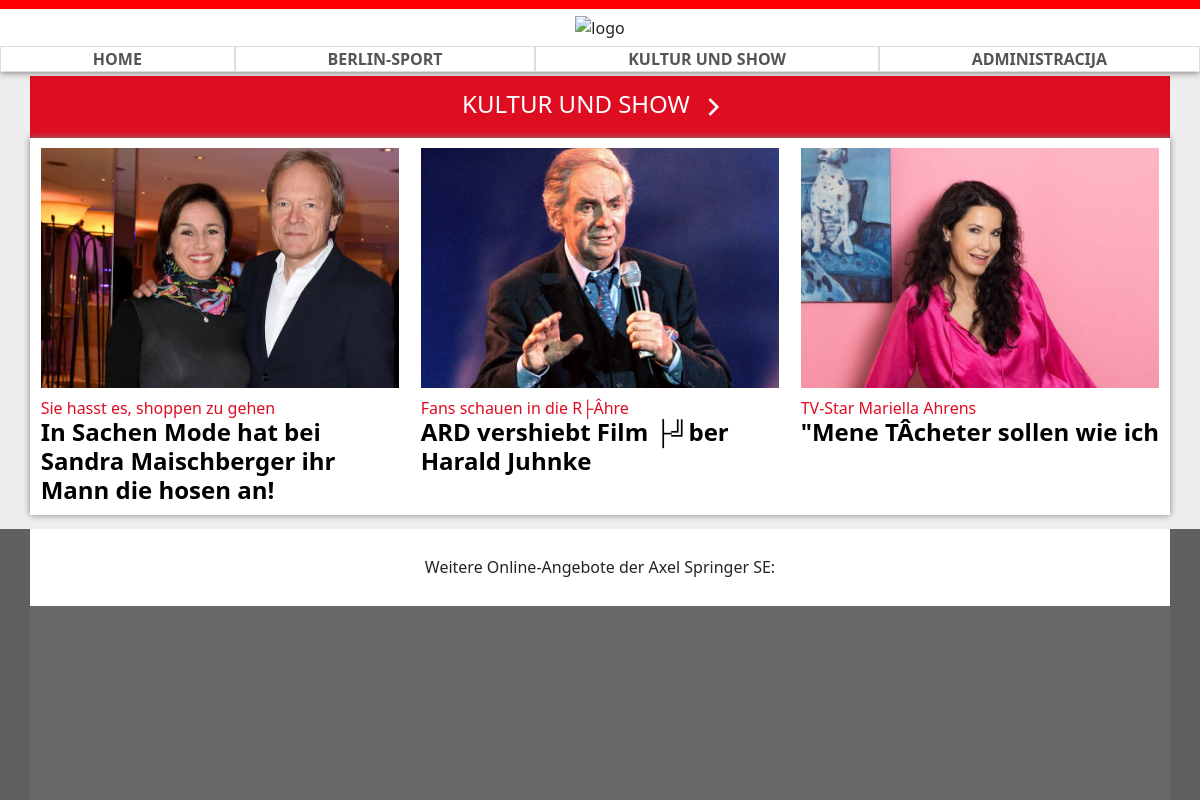
Screenshot of /index.php?category=2 with the database file from the repository.
### tables this page shows
CREATE TABLE `category` (
  `id` int(11) NOT NULL,
  `name` varchar(255) NOT NULL
);

CREATE TABLE `news` (
  `id` int(11) NOT NULL,
  `subtitle` varchar(255) NOT NULL,
  `title` varchar(255) NOT NULL,
  `content` mediumtext NOT NULL,
  `article_subtitle` text NOT NULL,
  `img` varchar(255) NOT NULL,
  `category_id` int(11) NOT NULL,
  `hidden` tinyint(1) NOT NULL,
  `creation_date` timestamp NOT NULL DEFAULT current_timestamp()
);

### index.php (the view, shortened to what this page needs)
<!DOCTYPE html>
<html lang="de">
<head>
    <link href="https://cdn.jsdelivr.net/npm/bootstrap@5.2.0-beta1/dist/css/bootstrap.min.css" rel="stylesheet">
    <link rel="stylesheet" href="style/index.css">
    <link rel="stylesheet" href="style/shared.css">
</head>
<body>
    <?php
    include_once "header.php";
    function section($row)
    {
        $name = str_replace(' ', '-', $row['name']);
        echo '<section id="' . $name . '" class="container g-0">';
        echo '<div class="container-fluid title">';
        $right_arrow = file_get_contents("img/right-arrow.svg");
        echo '<a href="index.php?category=' . $row['id'] . '">' . $row['name'] . $right_arrow . '</a>';
        echo '</div>';
        echo '<div class="container articles">';
        echo '<div class="row g-0">';
        $query = "SELECT id, title, subtitle, img FROM news WHERE category_id = ? AND hidden = false ORDER BY creation_date DESC";
        $stmt = $GLOBALS["dbc"]->prepare($query);
        $stmt->bind_param("i", $row['id']);
        $stmt->execute();
        $result = $stmt->get_result();
        $count = 0;
        while ($article_row = $result->fetch_assoc()) {
            article($article_row);
            $count++;
            if (isset($_GET["category"])) {
                if ($count % 3 == 0) {
                    echo '</div>';
                }
            }
        }
        echo '</div>';
        echo '</section>';
    }
    function article($row)
    {
        echo '<a href="article.php?id=' . $row['id']
            . '" class="article-link col-12 col-md-4">';
        echo '<article>';
        echo '<img src="img/' . $row['img'] . '" alt="img' . $row['id'] . '">';
        echo '<h6 class="subtitle">' . $row['subtitle'] . '</h6>';
        echo '<h4 class="title">' . $row['title'] . '</h4>';
        echo '</article>';
        echo '</a>';
    }
    $result = null;
    if (isset($_GET["category"])) {
        $query = "SELECT * FROM category WHERE id = ?;";
        $stmt = $GLOBALS["dbc"]->prepare($query);
        $stmt->bind_param("i", $_GET["category"]);
        $stmt->execute();
        $result = $stmt->get_result();
    } else {
        $query = "SELECT * FROM category;";
        $result = $dbc->query($query);
    }
    while ($row = $result->fetch_assoc()) {
        section($row);
    }
    ?>
</body>
</html>

### header.php (shortened to what this page needs)
<header id="header">
    <div id="logo">
        <img src="img/logo.png" alt="logo">
    </div>
    <nav id="nav">
        <ul>
            <li><a href="index.php">Home</a></li>
            <?php
            $query = "SELECT * FROM category;";
            $result = $dbc->query($query);
            while ($cateogry = $result->fetch_assoc()) {
                echo '<li><a href="index.php?category=' . $cateogry['id'] . '">' . $cateogry['name'] . '</a></li>';
            }
            ?>
            <li><a href="login.php">Administracija</a></li>
        </ul>
    </nav>
</header>

### style/index.css (style rules this page uses)
section { text-align: center; margin-bottom: 10pt; }
section .articles { background-color: white; padding: 0; box-shadow: 0pt 0 5pt grey; }
section article { text-align: left; margin: 8pt; }
section article img { width: 100%; height: 180pt; object-fit: cover; }
section article .subtitle { margin-top: 8pt; margin-bottom: 0; }
section article .title { color: black; font-weight: 600; }
.article-link { text-decoration: none; }
#kultur-und-show article .subtitle { color: #de0d22; }
section .title a { display: block; text-decoration: none; text-transform: uppercase; color: white; font-size: 1.5em; padding: 5pt; }
.right-arrow { transform: scale(0.7); }
#kultur-und-show>.title { background-color: #de0d22; }

### style/shared.css (style rules this page uses)
body { background-color: #eeeeee; }
#header { background-color: white; border-top: 7pt solid red; box-shadow: 0 1pt 5pt grey; margin-bottom: 3pt; }
#footer { background-color: #606060; }
#footer .rect { background-color: #696969; }
#footer .text { background-color: white; padding: 20pt; text-align: center; margin-top: 5pt; }
#logo { text-align: center; }
#logo>img { height: 20pt; margin: 5pt; }
#nav ul { list-style-type: none; margin: 0; padding: 0; width: 100%; display: flex; flex-direction: row; justify-content: space-around; }
#nav li { display: inline-block; text-align: center; border: 0.5pt solid #ddd; flex-grow: 1; }
#nav a { display: inline-block; color: #555; text-decoration: none; text-transform: uppercase; font-weight: 600; width: 100%; }

### rows the page displays
category: name "BERLIN-SPORT"
category: name "KULTUR UND SHOW"
news: img (picture), subtitle "Sie hasst es, shoppen zu gehen", title "In Sachen Mode hat bei Sandra Maischberger ihr Mann die hosen an!"
news: img (picture), subtitle "Fans schauen in die R├Âhre", title "ARD vershiebt Film ├╝ber Harald Juhnke"
news: img (picture), subtitle "TV-Star Mariella Ahrens", title "\"Mene TÂcheter sollen wie ich"
